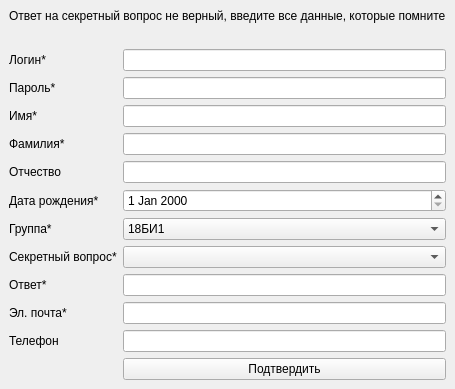
<?xml version="1.0" encoding="UTF-8"?>
<ui version="4.0">
 <class>RecoveryRequest</class>
 <widget class="QMainWindow" name="RecoveryRequest">
  <property name="geometry">
   <rect>
    <x>0</x>
    <y>0</y>
    <width>418</width>
    <height>355</height>
   </rect>
  </property>
  <property name="windowTitle">
   <string>Запрос на восстановление</string>
  </property>
  <widget class="QWidget" name="centralwidget">
   <layout class="QGridLayout" name="gridLayout">
    <item row="6" column="1">
     <widget class="QLineEdit" name="faternityLine"/>
    </item>
    <item row="3" column="1">
     <widget class="QLineEdit" name="passwordLine"/>
    </item>
    <item row="9" column="0">
     <widget class="QLabel" name="label_10">
      <property name="text">
       <string>Секретный вопрос*</string>
      </property>
     </widget>
    </item>
    <item row="11" column="1">
     <widget class="QLineEdit" name="emailLine"/>
    </item>
    <item row="4" column="0">
     <widget class="QLabel" name="label_5">
      <property name="text">
       <string>Имя*</string>
      </property>
     </widget>
    </item>
    <item row="11" column="0">
     <widget class="QLabel" name="label_2">
      <property name="text">
       <string>Эл. почта*</string>
      </property>
     </widget>
    </item>
    <item row="12" column="0">
     <widget class="QLabel" name="label_12">
      <property name="text">
       <string>Телефон</string>
      </property>
     </widget>
    </item>
    <item row="8" column="0">
     <widget class="QLabel" name="label_9">
      <property name="text">
       <string>Группа*</string>
      </property>
     </widget>
    </item>
    <item row="3" column="0">
     <widget class="QLabel" name="label_4">
      <property name="text">
       <string>Пароль*</string>
      </property>
     </widget>
    </item>
    <item row="4" column="1">
     <widget class="QLineEdit" name="nameLine"/>
    </item>
    <item row="13" column="1">
     <widget class="QPushButton" name="registerButton">
      <property name="text">
       <string>Подтвердить</string>
      </property>
     </widget>
    </item>
    <item row="5" column="1">
     <widget class="QLineEdit" name="surnameLine"/>
    </item>
    <item row="8" column="1">
     <widget class="QComboBox" name="group">
      <item>
       <property name="text">
        <string>18БИ1</string>
       </property>
      </item>
      <item>
       <property name="text">
        <string>18БИ2</string>
       </property>
      </item>
     </widget>
    </item>
    <item row="2" column="0">
     <widget class="QLabel" name="label_3">
      <property name="text">
       <string>Логин*</string>
      </property>
     </widget>
    </item>
    <item row="6" column="0">
     <widget class="QLabel" name="label_7">
      <property name="text">
       <string>Отчество</string>
      </property>
     </widget>
    </item>
    <item row="7" column="0">
     <widget class="QLabel" name="label_8">
      <property name="text">
       <string>Дата рождения*</string>
      </property>
     </widget>
    </item>
    <item row="1" column="1">
     <widget class="QLabel" name="errorLabel">
      <property name="text">
       <string/>
      </property>
      <property name="alignment">
       <set>Qt::AlignCenter</set>
      </property>
     </widget>
    </item>
    <item row="12" column="1">
     <widget class="QLineEdit" name="phoneLine"/>
    </item>
    <item row="9" column="1">
     <widget class="QComboBox" name="question"/>
    </item>
    <item row="7" column="1">
     <widget class="QDateEdit" name="dateOfBirth"/>
    </item>
    <item row="10" column="1">
     <widget class="QLineEdit" name="answerLine"/>
    </item>
    <item row="10" column="0">
     <widget class="QLabel" name="label_11">
      <property name="text">
       <string>Ответ*</string>
      </property>
     </widget>
    </item>
    <item row="5" column="0">
     <widget class="QLabel" name="label_6">
      <property name="text">
       <string>Фамилия*</string>
      </property>
     </widget>
    </item>
    <item row="2" column="1">
     <widget class="QLineEdit" name="loginLine"/>
    </item>
    <item row="0" column="0" colspan="2">
     <widget class="QLabel" name="label">
      <property name="text">
       <string>Ответ на секретный вопрос не верный, введите все данные, которые помните</string>
      </property>
     </widget>
    </item>
   </layout>
  </widget>
 </widget>
 <resources/>
 <connections/>
</ui>
